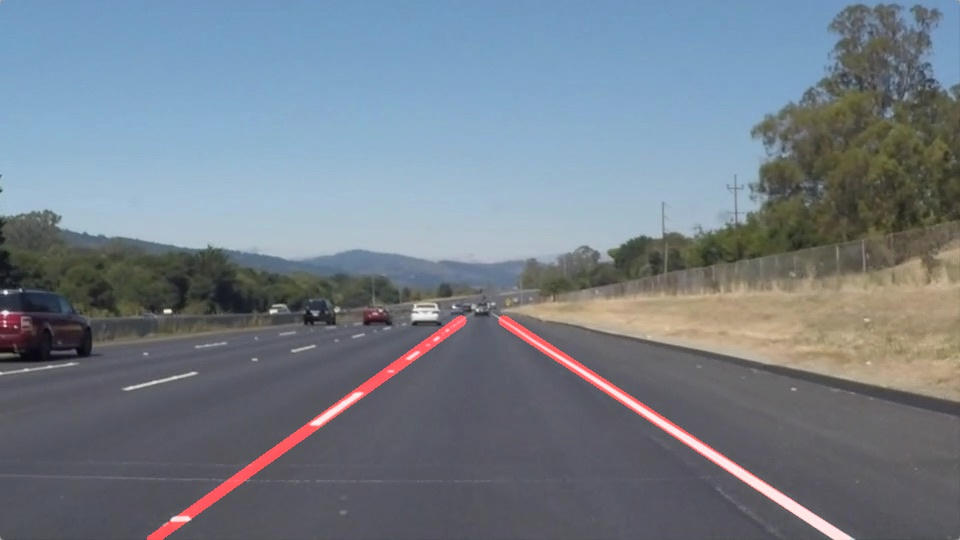
#> input picture examples/laneLines_thirdPass.jpg, 960 x 540 px; its folder holds only this picture in this run
$ python -i video_test.py   (imports and definitions only)   (older library calls are emulated)
#> lines starting #> are read from the running program, lines starting #| are printed output that depends on the picture; after the words box and inside, x2 and y2 are one past the last pixel; in counts of white or black regions, pixels touching at a corner belong together
#importing some useful packages
import matplotlib.pyplot as plt
import matplotlib.image as mpimg
import numpy as np
import cv2
import os
import math
# Import everything needed to edit/save/watch video clips
from moviepy.editor import VideoFileClip
from IPython.display import HTML

## Helper Functions
# [31 lines left out: functions read_image_set, show_image_list, not called in this run]

def grayscale(img):
    """Applies the Grayscale transform
    This will return an image with only one color channel
    but NOTE: to see the returned image as grayscale
    (assuming your grayscaled image is called 'gray')
    you should call plt.imshow(gray, cmap='gray')"""
    return cv2.cvtColor(img, cv2.COLOR_RGB2GRAY)
    # Or use BGR2GRAY if you read an image with cv2.imread()
    # return cv2.cvtColor(img, cv2.COLOR_BGR2GRAY)

def canny(img, low_threshold=50, high_threshold=150):
    """Applies the Canny transform"""
    return cv2.Canny(img, low_threshold, high_threshold)

def auto_canny(img, sigma=0.33):
    """
    auto_canny(imgList):
    Computes the upper and lower threshold parameters using the median of the
    pixel intensities for the computation of the Canny transform
    Note: Code adapted from
    https://www.pyimagesearch.com/2015/04/06/zero-parameter-automatic-canny-edge-detection-with-python-and-opencv/
    --------------------------------------------------------------------------------------------
    INPUT:
        img: image to apply the canny transform
        sigma : constant parameter for variation and tunning of the threshold percertanges
    OUTPUT:
        edgeImg: single channel image with canny transform
    ============================================================================================
    """
    # Compute the median of the pixel intensities
    m = np.median(img)

    # Compute the upper and lower limits for canny parameters using median
    low_threshold = int(max(0, (1.0 - sigma) * m))
    high_threshold = int(max(0, (1.0 + sigma) * m))

    return cv2.Canny(img, low_threshold, high_threshold)

def gaussian_blur(img, kernel_size=5):
    """Applies a Gaussian Noise kernel"""
    return cv2.GaussianBlur(img, (kernel_size, kernel_size), 0)

def region_of_interest(img, vertices):
    """
    Applies an image mask.

    Only keeps the region of the image defined by the polygon
    formed from `vertices`. The rest of the image is set to black.
    `vertices` should be a numpy array of integer points.
    """
    #defining a blank mask to start with
    mask = np.zeros_like(img)

    #defining a 3 channel or 1 channel color to fill the mask with depending on the input image
    if len(img.shape) > 2:
        channel_count = img.shape[2]  # i.e. 3 or 4 depending on your image
        ignore_mask_color = (255,) * channel_count
    else:
        ignore_mask_color = 255

    #filling pixels inside the polygon defined by "vertices" with the fill color
    cv2.fillPoly(mask, vertices, ignore_mask_color)

    #returning the image only where mask pixels are nonzero
    masked_image = cv2.bitwise_and(img, mask)
    return masked_image

def draw_lines(img, lines, color=[255, 0, 0], thickness=10):
    """
    NOTE: this is the function you might want to use as a starting point once
    you want to average/extrapolate the line segments you detect to map out the
    full extent of the lane (going from the result shown in
    raw-lines-example.mp4 to that shown in P1_example.mp4).

    Think about things like separating line segments by their
    slope ((y2-y1)/(x2-x1)) to decide which segments are part of the left
    line vs. the right line.  Then, you can average the position of each of
    the lines and extrapolate to the top and bottom of the lane.

    This function draws `lines` with `color` and `thickness`.
    Lines are drawn on the image inplace (mutates the image).
    If you want to make the lines semi-transparent, think about combining
    this function with the weighted_img() function below
    """
    # Extrapolate the lines
    left,right = fit_line(lines,img.shape)

    # Smooth ouput Coefficients
    l_coef,r_coef = line_smoothing (left,right)

    # Compute line extreme points
    lane_lines = np.vstack((line_computation(img,l_coef),\
                             line_computation(img,r_coef)))

    # Draw Lines
    for x1,y1,x2,y2 in lane_lines:
        cv2.line(img, (x1, y1), (x2, y2), color, thickness)


def hough_lines(img, rho, theta, threshold, min_line_len, max_line_gap):
    """
    `img` should be the output of a Canny transform.

    Returns an image with hough lines drawn.
    """
    lines = cv2.HoughLinesP(img, rho, theta, threshold, np.array([]), \
                        minLineLength=min_line_len, maxLineGap=max_line_gap)
    line_img = np.zeros((img.shape[0], img.shape[1], 3), dtype=np.uint8)
    draw_lines(line_img, lines)

    return line_img

# [40 lines left out: functions weighted_img, line_computation, not called in this run]

def separate_lines(lines,imshape):
    """
    separate_lines(lines)
    Classifies left and right lines  based on slope
    ---------------------------------------------------------------------------
    INPUT:
        lines: line points [[x1,y1,x2,y2]]
    OUTPUT:
        right{}: right line dictionary with the following structure
            ['slope'] = line slope  (y2-y1)/(x2-x1)
            ['lane']  = [[x1,y1,x2,y2]]
        left{}:
            ['slope'] = line slope  (y2-y1)/(x2-x1)
            ['lane']  = [[x1,y1,x2,y2]]
    ===========================================================================
    """
    # Generate a structure of data for left and right lines
    left = {'slope':[],'intercept':[],'lane':np.empty((0,4),dtype=np.int32)}

    right = {'slope':[],'intercept':[],'lane':np.empty((0,4),dtype=np.int32)}

    # Compute Lines and Separate right and left lines
    for line in lines:
        for x1,y1,x2,y2 in line:
            # Skip vertical line iteration
            if x1==x2 or y1==y2:
                continue
            m = (y2-y1)/(x2-x1)
            b = y2 - m*x2
            if m < 0 and x2 < imshape[1]/2:
                left['slope'].append(m)
                left['intercept'].append(b)
                left['lane'] = np.append(left['lane'],line,axis= 0)

            elif m > 0 and x2> imshape[1]/2:
                right['slope'].append(m)
                right['intercept'].append(b)
                right['lane'] =np.append(right['lane'],line,axis= 0)

    return left,right

def  outlier_rejection(slope,intercept, lane, std = 1.5):
    """
    outlier_rejection(slope, lane, std)
    Extract outliers based on the standard deviation of the slopes and
    intercepts
    ---------------------------------------------------------------------------
    INPUT:
        slope: line slope list
        lane : line points [[x1,y1,x2,y2]]
        std : standard deviation threshold
    OUTPUT:
        pts: points [[x,y]] with inliers
    ===========================================================================
    """
    # Compute Inliers index
    indx = (np.abs(slope-np.array(slope).mean())<std*np.array(slope).std()) & \
            (np.abs(intercept-np.array(intercept).mean())<\
             std*np.array(intercept).std())

    n = len(np.array(slope)[indx]) # Array Size
    # Extract inliers using index and form points array [[x,y]]
    pts = np.hstack((lane[indx][:,[0,2]].reshape((n*2,1)),\
                    lane[indx][:,[1,3]].reshape((n*2,1))))
    return pts

def fit_line(lines,imshape):
    """
    fit_line(lines)
    Extrapolates lines using linear regression with Hueber Loss distance for
    the left and right lines
    ---------------------------------------------------------------------------
    INPUT:
        line: line points [[x1,y1,x2,y2]]
    OUTPUT:
        right['coef']: right line coefficients [[m,b]] where m is the slope and
                        b is the line intercept
        left['coef']: right line coefficients [[m,b]] where m is the slope and
                        b is the line intercept
    ===========================================================================
    """
    # Classify left and right lines based on slope
    left,right =  separate_lines(lines,imshape)

    # Discard outliers based on the slope and intercept
    # standard deviation (Mean + 2*SD)
    left['points']  = outlier_rejection(left['slope'],left['intercept'], \
        left['lane'],1.5)
    right['points'] = outlier_rejection(right['slope'],right['intercept'],\
         right['lane'],1.5)

    # Linear Regression on the inliers points using Huber Loss as error
    # distance DIST_HUBER
    # LEFT:
    l = cv2.fitLine(left['points'], cv2.DIST_HUBER, 0,0.01,0.01)
    m = l[1]/l[0]       # Slope
    b = l[3]-(l[2]*m)   # Intercept
    left['coef'] = [m,b]

    #RIGHT:
    r = cv2.fitLine(right['points'], cv2.DIST_HUBER, 0,0.01,0.01)
    m = r[1]/r[0]       # Slope
    b = r[3]-(r[2]*m)   # Intercept
    right['coef'] = [m,b]

    return left['coef'],right['coef']

def line_smoothing (l_coef,r_coef):
    """
    line_smoothing(line_coeff)
    Computes the mean of the previous lane line coefficients to smooth the
    visualization of the global lane
    ---------------------------------------------------------------------------
    INPUT:
        r_coef: right line coefficients [[m,b]] where m is the slope and
                        b is the line intercept
        l_coef: right line coefficients [[m,b]] where m is the slope and
                        b is the line intercept
    OUTPUT:
        avg_lineCoeff: Average line coefficients
    ===========================================================================
    """
    global global_lanes
    l_coef = np.array(l_coef).T
    r_coef = np.array(r_coef).T
    # Use fifo on the first 5 lines
    if global_lanes.shape[0] >= 10:
        global_lanes = np.delete(global_lanes,0,0)
    # Append line coefficient
    global_lanes = np.append(global_lanes,np.hstack((l_coef,r_coef)),axis=0)

    avg_lineCoef = global_lanes.mean(axis=0)
    return avg_lineCoef[0:2],avg_lineCoef[2:]

def mask_color_lanes(img):
    """
    mask_color_lanes(img)
    Applies a color based mask to an rgb image by converting it to an HSV color
    image
    ---------------------------------------------------------------------------
    INPUT:
        img: RGB color image
    OUTPUT:
        maskedImg: Single Channel Masked image
    ===========================================================================
    """
    hlsImg = cv2.cvtColor(img, cv2.COLOR_RGB2HLS)
    # Define Upper and Lower Thresholds for white and yellow lanes
    white = {'low':np.uint8([  0, 220,   0]),'up':np.uint8([255, 255, 255])}
    yellow = {'low':np.uint8([0, 0, 150]),'up':np.uint8([80, 255, 255])}

    # Apply a mask by filtering colors that are in range
    white_mask = cv2.inRange(hlsImg, white['low'], white['up'])
    yellow_mask = cv2.inRange(hlsImg,  yellow['low'], yellow['up'])

    # Combine masks
    mask = cv2.bitwise_or(white_mask, yellow_mask)

    # Apply mask to image
    maskedImg = cv2.bitwise_and(img, img, mask=mask)

    return maskedImg

def process_image(img):
    # Apply Mask on colors
    colorMaskImg = mask_color_lanes(img)
    # Convert Images into Greyscale
    grayImg = grayscale(colorMaskImg)
    # Filter Image using Gaussian Smoothing
    blur_grayImg = gaussian_blur(grayImg,kernel_size=9)
    # Apply an automatic parameter canny detection
    cannyImg = auto_canny(blur_grayImg)

    # Apply Mask
    imshape = img.shape
    vertices = np.array([[(100,imshape[0]),(imshape[1]*.45, imshape[0]*0.62),
                              (imshape[1]*.55, imshape[0]*0.62), (imshape[1],imshape[0])]],
                                dtype=np.int32)
    maskedImg = region_of_interest(cannyImg,vertices)

    # Define the Hough transform parameters
    rho = 2 # distance resolution in pixels of the Hough grid
    theta = np.pi/180 # angular resolution in radians of the Hough grid
    threshold = 15    # minimum number of votes (intersections in Hough grid cell)
    min_line_len = 5 #minimum number of pixels making up a line
    max_line_gap = 10    # maximum gap in pixels between connectable line segments
    hough_linesImg = hough_lines(maskedImg, rho, theta,threshold, min_line_len, max_line_gap)
    result = weighted_img(hough_linesImg,img)

    return result

# [31 lines not run here, left out]

>>> import cv2
>>> picture = cv2.cvtColor(cv2.imread('examples/laneLines_thirdPass.jpg'), cv2.COLOR_BGR2RGB)
>>> result = process_image(picture)
#> in mask_color_lanes, `hlsImg = cv2.cvtColor(img, cv2.COLOR_RGB2HLS)`: hlsImg: shape (540, 960, 3); mean of channels 0, 1, 2 95.4, 126.4, 52.3
#> in mask_color_lanes, `white_mask = cv2.inRange(hlsImg, white['low'], white['up'])`:
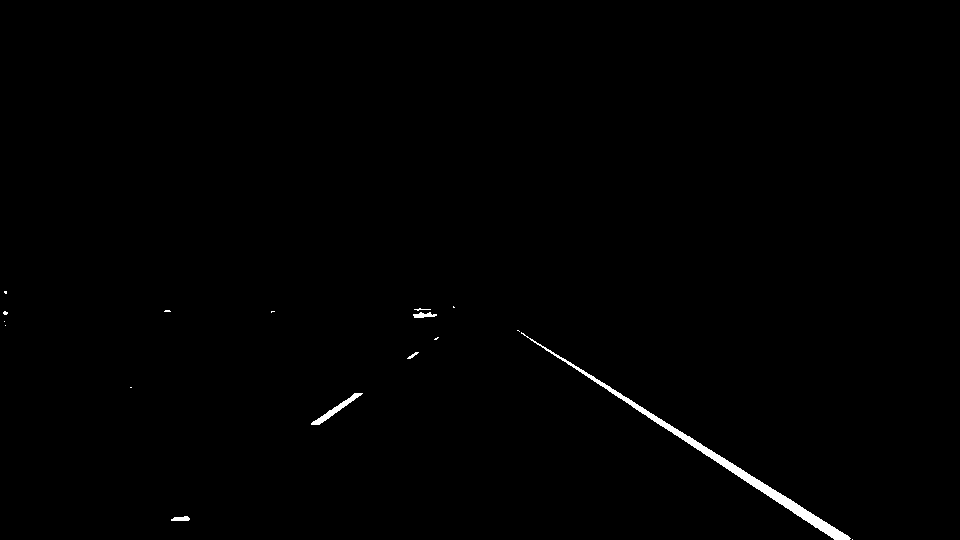
#> white_mask: shape (540, 960); 0.57% white; 17 white regions (11 under 20 px), largest, box (x1, y1, x2, y2) and area: (521, 332, 851, 540) 2368, (311, 393, 363, 425) 303, (413, 312, 437, 318) 91, (171, 516, 190, 521) 73, (407, 352, 419, 359) 31, (414, 308, 431, 311) 21
#> in mask_color_lanes, `yellow_mask = cv2.inRange(hlsImg,  yellow['low'], yellow['up'])`:
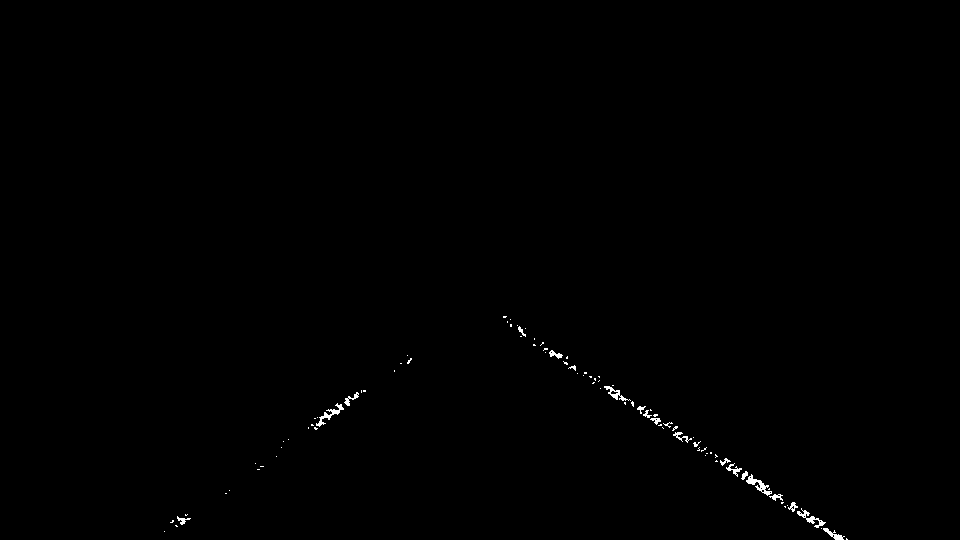
#> yellow_mask: shape (540, 960); 0.32% white in thin lines or dots, all inside (x1, y1, x2, y2) = (164, 316, 848, 540)
#> in mask_color_lanes, `mask = cv2.bitwise_or(white_mask, yellow_mask)`:
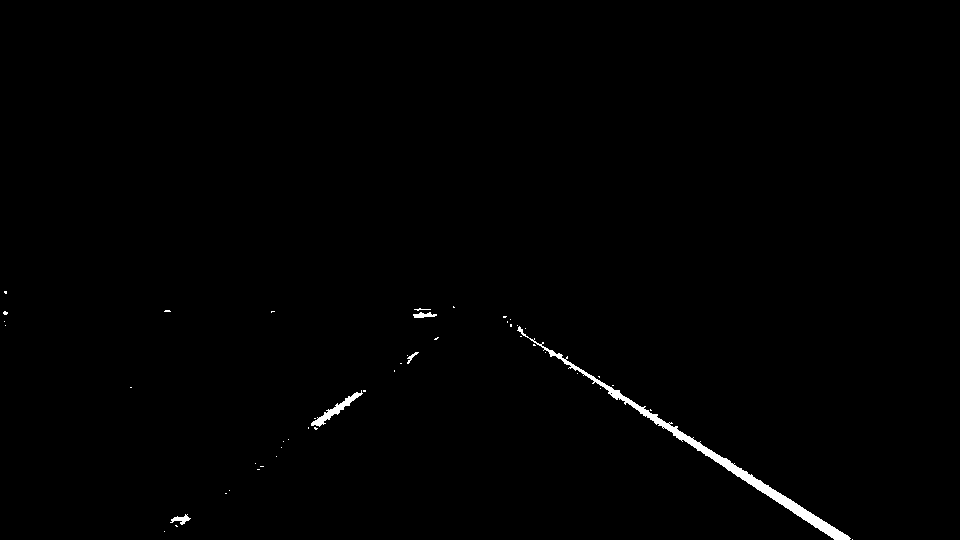
#> mask: shape (540, 960); 0.65% white; 48 white regions (42 under 20 px), largest, box (x1, y1, x2, y2) and area: (517, 326, 851, 540) 2616, (311, 390, 363, 427) 378, (170, 514, 191, 525) 100, (413, 312, 437, 318) 91, (407, 352, 419, 364) 44, (414, 308, 431, 311) 21
#> in auto_canny, `m = np.median(img)`: m = 0
#> in auto_canny, `return cv2.Canny(img, low_threshold, high_threshold)`:
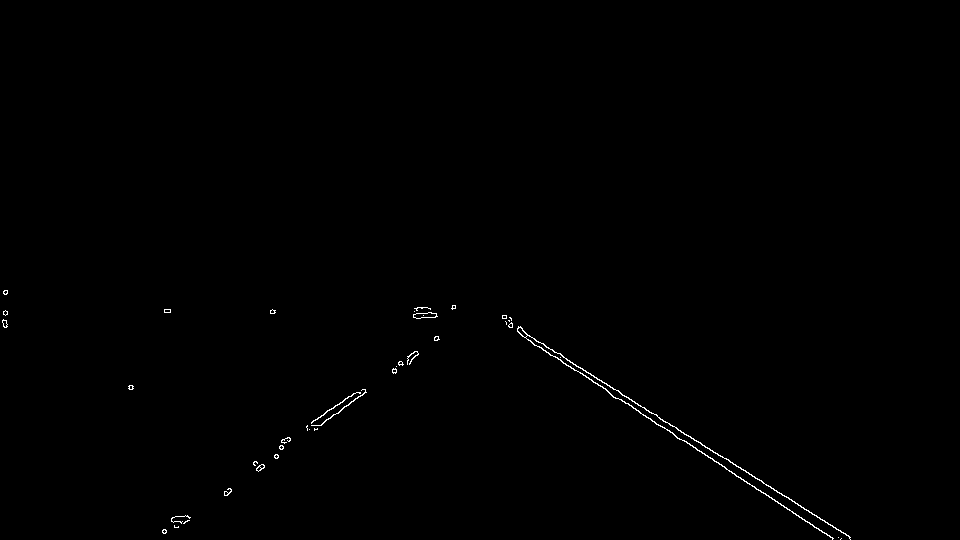
#> returned value: shape (540, 960); 0.34% white in thin lines or dots, all inside (x1, y1, x2, y2) = (2, 290, 851, 540)
#> in region_of_interest, `cv2.fillPoly(mask, vertices, ignore_mask_color)`:
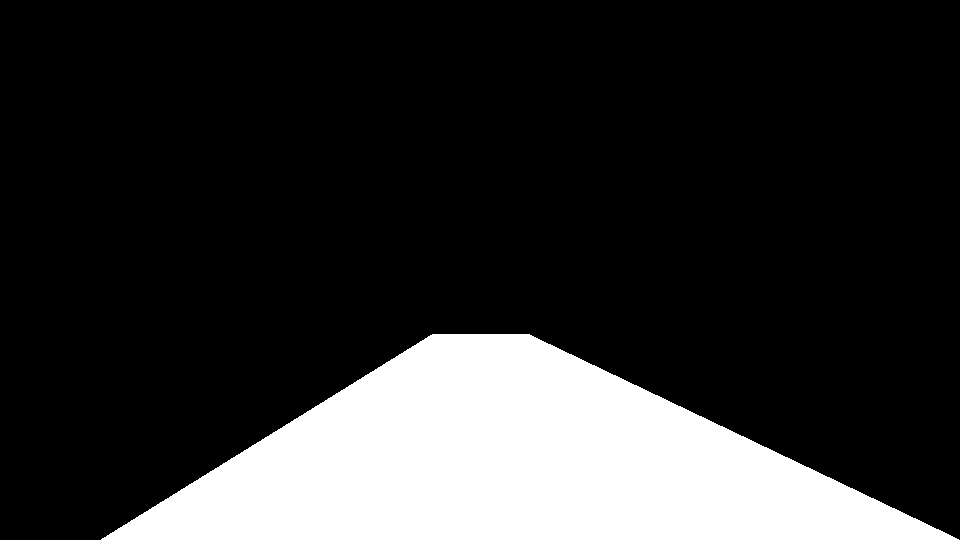
#> mask: shape (540, 960); 19% white; 1 white region, box (x1, y1, x2, y2) and area: (101, 334, 959, 540) 98543
#> in region_of_interest, `masked_image = cv2.bitwise_and(img, mask)`: masked_image: shape (540, 960); 0.29% white in thin lines or dots, all inside (x1, y1, x2, y2) = (162, 334, 851, 540)
#> in hough_lines, `lines = cv2.HoughLinesP(img, rho, theta, threshold, np.array([]), \ mi..`: lines = 49 rows, first 6: [526, 334, 850, 537], [520, 334, 832, 537], [314, 429, 365, 392], [359, 393, 365, 389], [325, 412, 353, 393], [392, 370, 417, 352]
#> the loop in separate_lines, `for line in lines:` made 49 passes
#> line on passes 1 to 12: [[526, 334, 850, 537]], [[520, 334, 832, 537]], [[314, 429, 365, 392]], [[359, 393, 365, 389]], [[325, 412, 353, 393]], [[392, 370, 417, 352]], [[311, 422, 325, 413]], [[163, 529, 181, 516]], [[256, 469, 282, 449]], [[398, 363, 415, 351]], [[393, 373, 418, 354]], [[225, 495, 231, 491]]
#> after the loop in separate_lines, `for line in lines:`: left = 3 items
#> in outlier_rejection, `n = len(np.array(slope)[indx])`: n = 36
#> in outlier_rejection, `pts = np.hstack((lane[indx][:,[0,2]].reshape((n*2,1)),\ lane[indx][:,[..`: pts = 72 pairs, first value 163 to 418, second value 351 to 533
#> in outlier_rejection (call 2), `pts = np.hstack((lane[indx][:,[0,2]].reshape((n*2,1)),\ lane[indx][:,[..`: pts = 16 rows, first 8: [526, 334], [850, 537], [520, 334], [832, 537], [813, 526], [833, 538], [784, 507], [830, 536]
#> in fit_line, `l = cv2.fitLine(left['points'], cv2.DIST_HUBER, 0,0.01,0.01)`: l = [0.812, -0.583, 299, 435.8]
#> in fit_line, `m = l[1]/l[0]`: m = [-0.718]
#> in fit_line, `b = l[3]-(l[2]*m)`: b = [650.5]
#> in fit_line, `r = cv2.fitLine(right['points'], cv2.DIST_HUBER, 0,0.01,0.01)`: r = [0.832, 0.555, 691.9, 443.7]
#> in fit_line, `m = r[1]/r[0]`: m = [0.668]
#> in fit_line, `b = r[3]-(r[2]*m)`: b = [-18.28]
#> in draw_lines, `left,right = fit_line(lines,img.shape)`: left = [[-0.718], [650.5]]; right = [[0.668], [-18.28]]
#> in line_smoothing, `l_coef = np.array(l_coef).T`: l_coef = [[-0.718, 650.5]]
#> in line_smoothing, `r_coef = np.array(r_coef).T`: r_coef = [[0.668, -18.28]]
#> (the run stopped early here; a loop or call above may not have finished)
